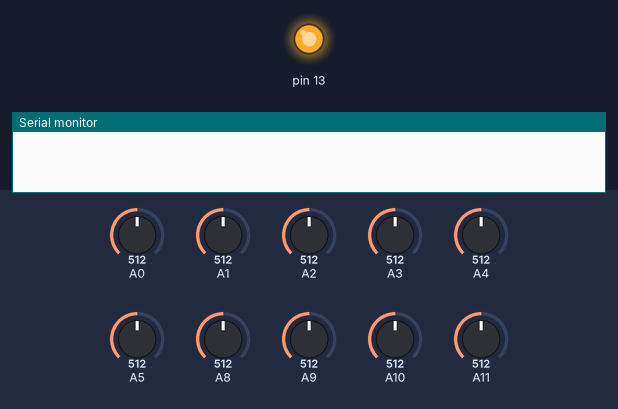
A sketch run on a simulated Arduino Mega 2560, built with avr-gcc and run on an emulated ATmega2560. On the bench: output pins drawn as LEDs (lit = HIGH), the last lines printed to the serial monitor. Inputs (shaded band) come from the test bench; at power-on: A0 = 512, A1 = 512, A2 = 512, A3 = 512, A4 = 512, A5 = 512, A8 = 512, A9 = 512, A10 = 512, A11 = 512.

Above: at 0.1 s.
At 5.1 s:
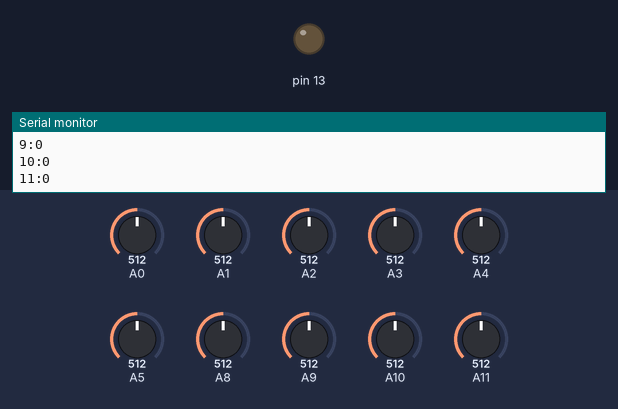
Timing chart, 0 to 6.6 s (numbered marks = the images above):
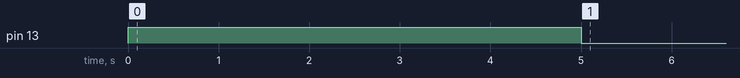

The sketch:

ArduinoWriteChangesOnAnalogPinsToSerial_WithCalibration.ino
```cpp
int sensorValue = 0;
#define MUSIC_FINGERS_CALIBRATION_MAX 127 //TODOreq: this should be 1023. The value should be mapped to 0-127 only JUST before being sent to stk-demo's stdin (MAYBE a tiny bit earlier, so we 'know' what stk-demo currently has as a value... but definitely not here on the arduino). I think, though, that calibration has to be moved off of the Arduino in order for that to happen (which requires a more robust serial protocol (so fuck that for now. KISS))

#define MUSIC_FINGRERS_ANALOG_PIN_VAR(pin) analogInPin_##pin
#define MUSIC_FINGERS_NEW_SENSOR_VALUE_VAR(pin) pin##_newSensorValue
#define MUSIC_FINGERS_OLD_SENSOR_VALUE_VAR(pin) pin##_oldSensorValue
#define MUSIC_FINGERS_MIN_SENSOR_VALUE_VAR(pin) pin##_minSensorValue
#define MUSIC_FINGERS_MAX_SENSOR_VALUE_VAR(pin) pin##_maxSensorValue

#define MUSIC_FINGER_GLOBALS(pin) \
const int MUSIC_FINGRERS_ANALOG_PIN_VAR(pin) = pin; \
int MUSIC_FINGERS_NEW_SENSOR_VALUE_VAR(pin) = 0; \
int MUSIC_FINGERS_OLD_SENSOR_VALUE_VAR(pin) = 0; \
int MUSIC_FINGERS_MIN_SENSOR_VALUE_VAR(pin) = 1023; \
int MUSIC_FINGERS_MAX_SENSOR_VALUE_VAR(pin) = 0;


/* EX:
int analogPin_A0 = 0;
int A0_newSensorValue = 0;
int A0_oldSensorValue = 0;
int A0_minSensorValue = 1023;
int A0_maxSensorValue = 0;
*/
MUSIC_FINGER_GLOBALS(A0)
MUSIC_FINGER_GLOBALS(A1)
MUSIC_FINGER_GLOBALS(A2)
MUSIC_FINGER_GLOBALS(A3)
MUSIC_FINGER_GLOBALS(A4)
MUSIC_FINGER_GLOBALS(A5)
MUSIC_FINGER_GLOBALS(A8)
MUSIC_FINGER_GLOBALS(A9)
MUSIC_FINGER_GLOBALS(A10)
MUSIC_FINGER_GLOBALS(A11)


#define MUSIC_FINGERS_CALIBRATE(pin) \
sensorValue = analogRead(pin); \
if(sensorValue > MUSIC_FINGERS_MAX_SENSOR_VALUE_VAR(pin)) \
{ \
  MUSIC_FINGERS_MAX_SENSOR_VALUE_VAR(pin) = sensorValue; \
} \
if(sensorValue < MUSIC_FINGERS_MIN_SENSOR_VALUE_VAR(pin)) \
{ \
  MUSIC_FINGERS_MIN_SENSOR_VALUE_VAR(pin) = sensorValue; \
}


#define MUSIC_FINGERS_MAIN_LOOP(pinQuoted, pin) \
MUSIC_FINGERS_NEW_SENSOR_VALUE_VAR(pin) = analogRead(MUSIC_FINGRERS_ANALOG_PIN_VAR(pin)); \
if(MUSIC_FINGERS_NEW_SENSOR_VALUE_VAR(pin) < (MUSIC_FINGERS_OLD_SENSOR_VALUE_VAR(pin)-halfThresholdForNotifyingOfChange) || MUSIC_FINGERS_NEW_SENSOR_VALUE_VAR(pin) > (MUSIC_FINGERS_OLD_SENSOR_VALUE_VAR(pin)+halfThresholdForNotifyingOfChange)) \
{ \
  Serial.print(pinQuoted); \
  Serial.print(":"); \
  int sensorValueMappedAkaCalibrated = map(MUSIC_FINGERS_NEW_SENSOR_VALUE_VAR(pin), MUSIC_FINGERS_MIN_SENSOR_VALUE_VAR(pin), MUSIC_FINGERS_MAX_SENSOR_VALUE_VAR(pin), 0, MUSIC_FINGERS_CALIBRATION_MAX); /* 0-127 corresponds to the typical synthesis toolkit min/max ranges it accepts for the frequency on stdin....*/ \
  sensorValueMappedAkaCalibrated = constrain(sensorValueMappedAkaCalibrated, 0, MUSIC_FINGERS_CALIBRATION_MAX); \
  Serial.println(sensorValueMappedAkaCalibrated); /*TODOoptimization: pretty sure i don't need newlines, but I can't be fucked atm. edit: newlines cost just as much as any other delimiter, so what gives? i think now that i have a colon-separated-protocol, this optimization can no longer happen*/ \
  MUSIC_FINGERS_OLD_SENSOR_VALUE_VAR(pin) = MUSIC_FINGERS_NEW_SENSOR_VALUE_VAR(pin); \
}


int halfThresholdForNotifyingOfChange = 2; //plus OR minus, hence 'half'

void setup()
{
  Serial.begin(9600);

  //BEGIN Calibrate
  pinMode(13, OUTPUT);
  digitalWrite(13, HIGH);
  while(millis() < 5000)
  {
    MUSIC_FINGERS_CALIBRATE(A0)
    MUSIC_FINGERS_CALIBRATE(A1)
    MUSIC_FINGERS_CALIBRATE(A2)
    MUSIC_FINGERS_CALIBRATE(A3)
    MUSIC_FINGERS_CALIBRATE(A4)
    MUSIC_FINGERS_CALIBRATE(A5)
    MUSIC_FINGERS_CALIBRATE(A8)
    MUSIC_FINGERS_CALIBRATE(A9)
    MUSIC_FINGERS_CALIBRATE(A10)
    MUSIC_FINGERS_CALIBRATE(A11)
  }
  digitalWrite(13, LOW);
  //END Calibrate
}
void loop()
{
  MUSIC_FINGERS_MAIN_LOOP("0", A0)
  MUSIC_FINGERS_MAIN_LOOP("1", A1)
  MUSIC_FINGERS_MAIN_LOOP("2", A2)
  MUSIC_FINGERS_MAIN_LOOP("3", A3)
  MUSIC_FINGERS_MAIN_LOOP("4", A4)
  MUSIC_FINGERS_MAIN_LOOP("5", A5)
  MUSIC_FINGERS_MAIN_LOOP("8", A8)
  MUSIC_FINGERS_MAIN_LOOP("9", A9)
  MUSIC_FINGERS_MAIN_LOOP("10", A10)
  MUSIC_FINGERS_MAIN_LOOP("11", A11)

  delay(2);
}
```
